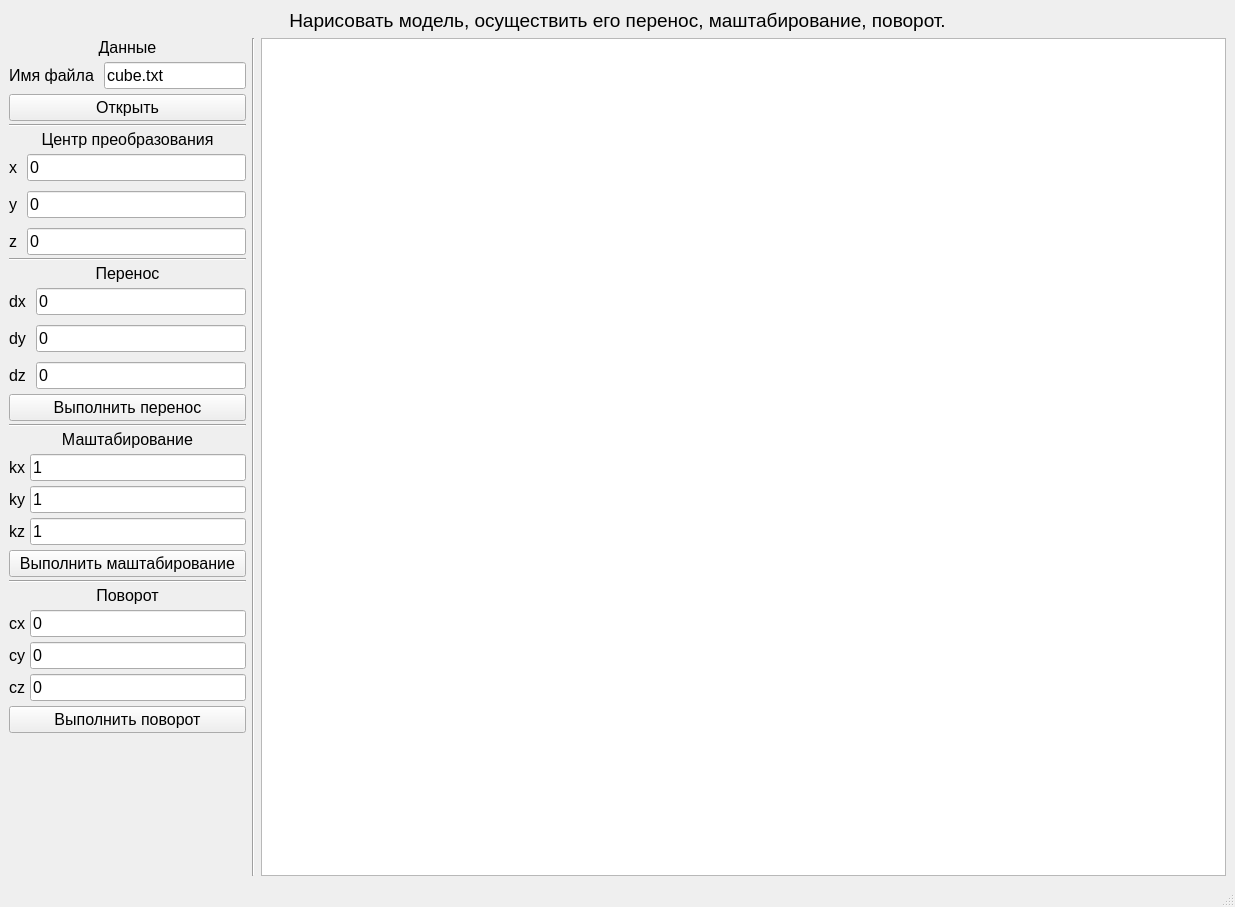
<?xml version="1.0" encoding="UTF-8"?>
<ui version="4.0">
 <class>MainWindow</class>
 <widget class="QMainWindow" name="MainWindow">
  <property name="geometry">
   <rect>
    <x>0</x>
    <y>0</y>
    <width>1235</width>
    <height>907</height>
   </rect>
  </property>
  <property name="windowTitle">
   <string>MainWindow</string>
  </property>
  <widget class="QWidget" name="centralwidget">
   <layout class="QGridLayout" name="gridLayout">
    <item row="1" column="0">
     <layout class="QVBoxLayout" name="InputLayot">
      <property name="spacing">
       <number>3</number>
      </property>
      <item>
       <layout class="QVBoxLayout" name="DataLayout">
        <property name="spacing">
         <number>5</number>
        </property>
        <item>
         <widget class="QLabel" name="DataLabel">
          <property name="sizePolicy">
           <sizepolicy hsizetype="Minimum" vsizetype="Minimum">
            <horstretch>0</horstretch>
            <verstretch>0</verstretch>
           </sizepolicy>
          </property>
          <property name="font">
           <font>
            <pointsize>12</pointsize>
           </font>
          </property>
          <property name="text">
           <string>Данные</string>
          </property>
          <property name="alignment">
           <set>Qt::AlignCenter</set>
          </property>
         </widget>
        </item>
        <item>
         <layout class="QFormLayout" name="DataForm">
          <property name="horizontalSpacing">
           <number>10</number>
          </property>
          <property name="verticalSpacing">
           <number>10</number>
          </property>
          <item row="0" column="0">
           <widget class="QLabel" name="Label">
            <property name="sizePolicy">
             <sizepolicy hsizetype="Preferred" vsizetype="Minimum">
              <horstretch>0</horstretch>
              <verstretch>0</verstretch>
             </sizepolicy>
            </property>
            <property name="font">
             <font>
              <pointsize>12</pointsize>
             </font>
            </property>
            <property name="text">
             <string>Имя файла</string>
            </property>
            <property name="alignment">
             <set>Qt::AlignCenter</set>
            </property>
           </widget>
          </item>
          <item row="0" column="1">
           <widget class="QLineEdit" name="FileNameLineEdit">
            <property name="sizePolicy">
             <sizepolicy hsizetype="Minimum" vsizetype="Minimum">
              <horstretch>0</horstretch>
              <verstretch>0</verstretch>
             </sizepolicy>
            </property>
            <property name="font">
             <font>
              <pointsize>12</pointsize>
             </font>
            </property>
            <property name="text">
             <string>cube.txt</string>
            </property>
           </widget>
          </item>
         </layout>
        </item>
        <item>
         <widget class="QPushButton" name="GetDataButton">
          <property name="sizePolicy">
           <sizepolicy hsizetype="Minimum" vsizetype="Minimum">
            <horstretch>0</horstretch>
            <verstretch>0</verstretch>
           </sizepolicy>
          </property>
          <property name="font">
           <font>
            <pointsize>12</pointsize>
           </font>
          </property>
          <property name="text">
           <string>Открыть</string>
          </property>
         </widget>
        </item>
       </layout>
      </item>
      <item>
       <widget class="Line" name="line">
        <property name="orientation">
         <enum>Qt::Horizontal</enum>
        </property>
       </widget>
      </item>
      <item>
       <layout class="QVBoxLayout" name="CenterLayout">
        <property name="spacing">
         <number>5</number>
        </property>
        <item>
         <widget class="QLabel" name="CenterLabel">
          <property name="sizePolicy">
           <sizepolicy hsizetype="Minimum" vsizetype="Minimum">
            <horstretch>0</horstretch>
            <verstretch>0</verstretch>
           </sizepolicy>
          </property>
          <property name="font">
           <font>
            <pointsize>12</pointsize>
           </font>
          </property>
          <property name="text">
           <string>Центр преобразования</string>
          </property>
          <property name="alignment">
           <set>Qt::AlignCenter</set>
          </property>
         </widget>
        </item>
        <item>
         <layout class="QFormLayout" name="CenterForm">
          <property name="horizontalSpacing">
           <number>10</number>
          </property>
          <property name="verticalSpacing">
           <number>10</number>
          </property>
          <item row="0" column="0">
           <widget class="QLabel" name="xLabel">
            <property name="sizePolicy">
             <sizepolicy hsizetype="Preferred" vsizetype="Minimum">
              <horstretch>0</horstretch>
              <verstretch>0</verstretch>
             </sizepolicy>
            </property>
            <property name="font">
             <font>
              <pointsize>12</pointsize>
             </font>
            </property>
            <property name="text">
             <string>x</string>
            </property>
            <property name="alignment">
             <set>Qt::AlignCenter</set>
            </property>
           </widget>
          </item>
          <item row="0" column="1">
           <widget class="QLineEdit" name="xLineEdit">
            <property name="sizePolicy">
             <sizepolicy hsizetype="Minimum" vsizetype="Minimum">
              <horstretch>0</horstretch>
              <verstretch>0</verstretch>
             </sizepolicy>
            </property>
            <property name="font">
             <font>
              <pointsize>12</pointsize>
             </font>
            </property>
            <property name="text">
             <string>0</string>
            </property>
           </widget>
          </item>
          <item row="1" column="0">
           <widget class="QLabel" name="yLabel">
            <property name="sizePolicy">
             <sizepolicy hsizetype="Preferred" vsizetype="Minimum">
              <horstretch>0</horstretch>
              <verstretch>0</verstretch>
             </sizepolicy>
            </property>
            <property name="font">
             <font>
              <pointsize>12</pointsize>
             </font>
            </property>
            <property name="text">
             <string>y</string>
            </property>
            <property name="alignment">
             <set>Qt::AlignCenter</set>
            </property>
           </widget>
          </item>
          <item row="1" column="1">
           <widget class="QLineEdit" name="yLineEdit">
            <property name="sizePolicy">
             <sizepolicy hsizetype="Minimum" vsizetype="Minimum">
              <horstretch>0</horstretch>
              <verstretch>0</verstretch>
             </sizepolicy>
            </property>
            <property name="font">
             <font>
              <pointsize>12</pointsize>
             </font>
            </property>
            <property name="text">
             <string>0</string>
            </property>
           </widget>
          </item>
          <item row="2" column="0">
           <widget class="QLabel" name="zLabel">
            <property name="sizePolicy">
             <sizepolicy hsizetype="Preferred" vsizetype="Minimum">
              <horstretch>0</horstretch>
              <verstretch>0</verstretch>
             </sizepolicy>
            </property>
            <property name="font">
             <font>
              <pointsize>12</pointsize>
             </font>
            </property>
            <property name="text">
             <string>z</string>
            </property>
           </widget>
          </item>
          <item row="2" column="1">
           <widget class="QLineEdit" name="zLineEdit">
            <property name="sizePolicy">
             <sizepolicy hsizetype="Minimum" vsizetype="Minimum">
              <horstretch>0</horstretch>
              <verstretch>0</verstretch>
             </sizepolicy>
            </property>
            <property name="font">
             <font>
              <pointsize>12</pointsize>
             </font>
            </property>
            <property name="text">
             <string>0</string>
            </property>
           </widget>
          </item>
         </layout>
        </item>
       </layout>
      </item>
      <item>
       <widget class="Line" name="line_2">
        <property name="orientation">
         <enum>Qt::Horizontal</enum>
        </property>
       </widget>
      </item>
      <item>
       <layout class="QVBoxLayout" name="MoveLayout">
        <property name="spacing">
         <number>5</number>
        </property>
        <item>
         <widget class="QLabel" name="MoveLabel">
          <property name="sizePolicy">
           <sizepolicy hsizetype="Minimum" vsizetype="Minimum">
            <horstretch>0</horstretch>
            <verstretch>0</verstretch>
           </sizepolicy>
          </property>
          <property name="font">
           <font>
            <pointsize>12</pointsize>
           </font>
          </property>
          <property name="text">
           <string>Перенос</string>
          </property>
          <property name="alignment">
           <set>Qt::AlignCenter</set>
          </property>
         </widget>
        </item>
        <item>
         <layout class="QFormLayout" name="MoveForm">
          <property name="horizontalSpacing">
           <number>10</number>
          </property>
          <property name="verticalSpacing">
           <number>10</number>
          </property>
          <item row="0" column="0">
           <widget class="QLabel" name="dxLabel">
            <property name="sizePolicy">
             <sizepolicy hsizetype="Preferred" vsizetype="Minimum">
              <horstretch>0</horstretch>
              <verstretch>0</verstretch>
             </sizepolicy>
            </property>
            <property name="font">
             <font>
              <pointsize>12</pointsize>
             </font>
            </property>
            <property name="text">
             <string>dx</string>
            </property>
           </widget>
          </item>
          <item row="0" column="1">
           <widget class="QLineEdit" name="dxLineEdit">
            <property name="sizePolicy">
             <sizepolicy hsizetype="Minimum" vsizetype="Minimum">
              <horstretch>0</horstretch>
              <verstretch>0</verstretch>
             </sizepolicy>
            </property>
            <property name="font">
             <font>
              <pointsize>12</pointsize>
             </font>
            </property>
            <property name="text">
             <string>0</string>
            </property>
           </widget>
          </item>
          <item row="1" column="0">
           <widget class="QLabel" name="dyLabel">
            <property name="sizePolicy">
             <sizepolicy hsizetype="Preferred" vsizetype="Minimum">
              <horstretch>0</horstretch>
              <verstretch>0</verstretch>
             </sizepolicy>
            </property>
            <property name="font">
             <font>
              <pointsize>12</pointsize>
             </font>
            </property>
            <property name="text">
             <string>dy</string>
            </property>
           </widget>
          </item>
          <item row="1" column="1">
           <widget class="QLineEdit" name="dyLineEdit">
            <property name="sizePolicy">
             <sizepolicy hsizetype="Minimum" vsizetype="Minimum">
              <horstretch>0</horstretch>
              <verstretch>0</verstretch>
             </sizepolicy>
            </property>
            <property name="font">
             <font>
              <pointsize>12</pointsize>
             </font>
            </property>
            <property name="text">
             <string>0</string>
            </property>
           </widget>
          </item>
          <item row="2" column="0">
           <widget class="QLabel" name="dzLabel">
            <property name="sizePolicy">
             <sizepolicy hsizetype="Preferred" vsizetype="Minimum">
              <horstretch>0</horstretch>
              <verstretch>0</verstretch>
             </sizepolicy>
            </property>
            <property name="font">
             <font>
              <pointsize>12</pointsize>
             </font>
            </property>
            <property name="text">
             <string>dz</string>
            </property>
           </widget>
          </item>
          <item row="2" column="1">
           <widget class="QLineEdit" name="dzLineEdit">
            <property name="sizePolicy">
             <sizepolicy hsizetype="Minimum" vsizetype="Minimum">
              <horstretch>0</horstretch>
              <verstretch>0</verstretch>
             </sizepolicy>
            </property>
            <property name="font">
             <font>
              <pointsize>12</pointsize>
             </font>
            </property>
            <property name="text">
             <string>0</string>
            </property>
           </widget>
          </item>
         </layout>
        </item>
        <item>
         <widget class="QPushButton" name="MoveButton">
          <property name="sizePolicy">
           <sizepolicy hsizetype="Minimum" vsizetype="Minimum">
            <horstretch>0</horstretch>
            <verstretch>0</verstretch>
           </sizepolicy>
          </property>
          <property name="font">
           <font>
            <pointsize>12</pointsize>
           </font>
          </property>
          <property name="text">
           <string>Выполнить перенос</string>
          </property>
         </widget>
        </item>
       </layout>
      </item>
      <item>
       <widget class="Line" name="line_3">
        <property name="orientation">
         <enum>Qt::Horizontal</enum>
        </property>
       </widget>
      </item>
      <item>
       <layout class="QVBoxLayout" name="ScaleLayout">
        <property name="spacing">
         <number>5</number>
        </property>
        <item>
         <widget class="QLabel" name="ScaleLabel">
          <property name="sizePolicy">
           <sizepolicy hsizetype="Minimum" vsizetype="Minimum">
            <horstretch>0</horstretch>
            <verstretch>0</verstretch>
           </sizepolicy>
          </property>
          <property name="font">
           <font>
            <pointsize>12</pointsize>
           </font>
          </property>
          <property name="text">
           <string>Маштабирование</string>
          </property>
          <property name="alignment">
           <set>Qt::AlignCenter</set>
          </property>
         </widget>
        </item>
        <item>
         <layout class="QFormLayout" name="ScaleForm">
          <item row="0" column="0">
           <widget class="QLabel" name="kxLabel">
            <property name="sizePolicy">
             <sizepolicy hsizetype="Preferred" vsizetype="Minimum">
              <horstretch>0</horstretch>
              <verstretch>0</verstretch>
             </sizepolicy>
            </property>
            <property name="font">
             <font>
              <pointsize>12</pointsize>
             </font>
            </property>
            <property name="text">
             <string>kx</string>
            </property>
           </widget>
          </item>
          <item row="0" column="1">
           <widget class="QLineEdit" name="kxLineEdit">
            <property name="sizePolicy">
             <sizepolicy hsizetype="Minimum" vsizetype="Minimum">
              <horstretch>0</horstretch>
              <verstretch>0</verstretch>
             </sizepolicy>
            </property>
            <property name="font">
             <font>
              <pointsize>12</pointsize>
             </font>
            </property>
            <property name="text">
             <string>1</string>
            </property>
           </widget>
          </item>
          <item row="1" column="0">
           <widget class="QLabel" name="kyLabel">
            <property name="sizePolicy">
             <sizepolicy hsizetype="Preferred" vsizetype="Minimum">
              <horstretch>0</horstretch>
              <verstretch>0</verstretch>
             </sizepolicy>
            </property>
            <property name="font">
             <font>
              <pointsize>12</pointsize>
             </font>
            </property>
            <property name="text">
             <string>ky</string>
            </property>
           </widget>
          </item>
          <item row="1" column="1">
           <widget class="QLineEdit" name="kyLineEdit">
            <property name="sizePolicy">
             <sizepolicy hsizetype="Minimum" vsizetype="Minimum">
              <horstretch>0</horstretch>
              <verstretch>0</verstretch>
             </sizepolicy>
            </property>
            <property name="font">
             <font>
              <pointsize>12</pointsize>
             </font>
            </property>
            <property name="text">
             <string>1</string>
            </property>
           </widget>
          </item>
          <item row="2" column="0">
           <widget class="QLabel" name="kzLabel">
            <property name="sizePolicy">
             <sizepolicy hsizetype="Preferred" vsizetype="Minimum">
              <horstretch>0</horstretch>
              <verstretch>0</verstretch>
             </sizepolicy>
            </property>
            <property name="font">
             <font>
              <pointsize>12</pointsize>
             </font>
            </property>
            <property name="text">
             <string>kz</string>
            </property>
           </widget>
          </item>
          <item row="2" column="1">
           <widget class="QLineEdit" name="kzLineEdit">
            <property name="sizePolicy">
             <sizepolicy hsizetype="Minimum" vsizetype="Minimum">
              <horstretch>0</horstretch>
              <verstretch>0</verstretch>
             </sizepolicy>
            </property>
            <property name="font">
             <font>
              <pointsize>12</pointsize>
             </font>
            </property>
            <property name="text">
             <string>1</string>
            </property>
           </widget>
          </item>
         </layout>
        </item>
        <item>
         <widget class="QPushButton" name="ScaleButton">
          <property name="sizePolicy">
           <sizepolicy hsizetype="Minimum" vsizetype="Minimum">
            <horstretch>0</horstretch>
            <verstretch>0</verstretch>
           </sizepolicy>
          </property>
          <property name="font">
           <font>
            <pointsize>12</pointsize>
           </font>
          </property>
          <property name="text">
           <string>Выполнить маштабирование</string>
          </property>
         </widget>
        </item>
       </layout>
      </item>
      <item>
       <widget class="Line" name="line_4">
        <property name="orientation">
         <enum>Qt::Horizontal</enum>
        </property>
       </widget>
      </item>
      <item>
       <layout class="QVBoxLayout" name="RotateLayout">
        <property name="spacing">
         <number>5</number>
        </property>
        <item>
         <widget class="QLabel" name="RotateLabel">
          <property name="sizePolicy">
           <sizepolicy hsizetype="Preferred" vsizetype="Minimum">
            <horstretch>0</horstretch>
            <verstretch>0</verstretch>
           </sizepolicy>
          </property>
          <property name="font">
           <font>
            <pointsize>12</pointsize>
           </font>
          </property>
          <property name="text">
           <string>Поворот</string>
          </property>
          <property name="alignment">
           <set>Qt::AlignCenter</set>
          </property>
         </widget>
        </item>
        <item>
         <layout class="QFormLayout" name="RotateForm">
          <item row="0" column="0">
           <widget class="QLabel" name="cxLabel">
            <property name="sizePolicy">
             <sizepolicy hsizetype="Preferred" vsizetype="Minimum">
              <horstretch>0</horstretch>
              <verstretch>0</verstretch>
             </sizepolicy>
            </property>
            <property name="font">
             <font>
              <pointsize>12</pointsize>
             </font>
            </property>
            <property name="text">
             <string>cx</string>
            </property>
           </widget>
          </item>
          <item row="0" column="1">
           <widget class="QLineEdit" name="cxLineEdit">
            <property name="sizePolicy">
             <sizepolicy hsizetype="Minimum" vsizetype="Minimum">
              <horstretch>0</horstretch>
              <verstretch>0</verstretch>
             </sizepolicy>
            </property>
            <property name="font">
             <font>
              <pointsize>12</pointsize>
             </font>
            </property>
            <property name="text">
             <string>0</string>
            </property>
           </widget>
          </item>
          <item row="1" column="0">
           <widget class="QLabel" name="cyLabel">
            <property name="sizePolicy">
             <sizepolicy hsizetype="Minimum" vsizetype="Minimum">
              <horstretch>0</horstretch>
              <verstretch>0</verstretch>
             </sizepolicy>
            </property>
            <property name="font">
             <font>
              <pointsize>12</pointsize>
             </font>
            </property>
            <property name="text">
             <string>cy</string>
            </property>
           </widget>
          </item>
          <item row="1" column="1">
           <widget class="QLineEdit" name="cyLineEdit">
            <property name="sizePolicy">
             <sizepolicy hsizetype="Minimum" vsizetype="Minimum">
              <horstretch>0</horstretch>
              <verstretch>0</verstretch>
             </sizepolicy>
            </property>
            <property name="font">
             <font>
              <pointsize>12</pointsize>
             </font>
            </property>
            <property name="text">
             <string>0</string>
            </property>
           </widget>
          </item>
          <item row="2" column="0">
           <widget class="QLabel" name="czLabel">
            <property name="sizePolicy">
             <sizepolicy hsizetype="Minimum" vsizetype="Minimum">
              <horstretch>0</horstretch>
              <verstretch>0</verstretch>
             </sizepolicy>
            </property>
            <property name="font">
             <font>
              <pointsize>12</pointsize>
             </font>
            </property>
            <property name="text">
             <string>cz</string>
            </property>
           </widget>
          </item>
          <item row="2" column="1">
           <widget class="QLineEdit" name="czLineEdit">
            <property name="sizePolicy">
             <sizepolicy hsizetype="Minimum" vsizetype="Minimum">
              <horstretch>0</horstretch>
              <verstretch>0</verstretch>
             </sizepolicy>
            </property>
            <property name="font">
             <font>
              <pointsize>12</pointsize>
             </font>
            </property>
            <property name="text">
             <string>0</string>
            </property>
           </widget>
          </item>
         </layout>
        </item>
        <item>
         <widget class="QPushButton" name="RotateButton">
          <property name="sizePolicy">
           <sizepolicy hsizetype="Minimum" vsizetype="Minimum">
            <horstretch>0</horstretch>
            <verstretch>0</verstretch>
           </sizepolicy>
          </property>
          <property name="font">
           <font>
            <pointsize>12</pointsize>
           </font>
          </property>
          <property name="text">
           <string>Выполнить поворот</string>
          </property>
         </widget>
        </item>
       </layout>
      </item>
      <item>
       <spacer name="verticalSpacer">
        <property name="orientation">
         <enum>Qt::Vertical</enum>
        </property>
        <property name="sizeHint" stdset="0">
         <size>
          <width>20</width>
          <height>40</height>
         </size>
        </property>
       </spacer>
      </item>
     </layout>
    </item>
    <item row="0" column="0" colspan="3">
     <widget class="QLabel" name="TaskLabel">
      <property name="font">
       <font>
        <pointsize>14</pointsize>
       </font>
      </property>
      <property name="text">
       <string>Нарисовать модель, осуществить его перенос, маштабирование, поворот.</string>
      </property>
      <property name="alignment">
       <set>Qt::AlignCenter</set>
      </property>
     </widget>
    </item>
    <item row="1" column="2">
     <widget class="QGraphicsView" name="ResView"/>
    </item>
    <item row="1" column="1">
     <widget class="Line" name="line_6">
      <property name="orientation">
       <enum>Qt::Vertical</enum>
      </property>
     </widget>
    </item>
   </layout>
  </widget>
  <widget class="QMenuBar" name="menubar">
   <property name="geometry">
    <rect>
     <x>0</x>
     <y>0</y>
     <width>1235</width>
     <height>21</height>
    </rect>
   </property>
  </widget>
  <widget class="QStatusBar" name="statusbar"/>
 </widget>
 <resources/>
 <connections/>
</ui>
